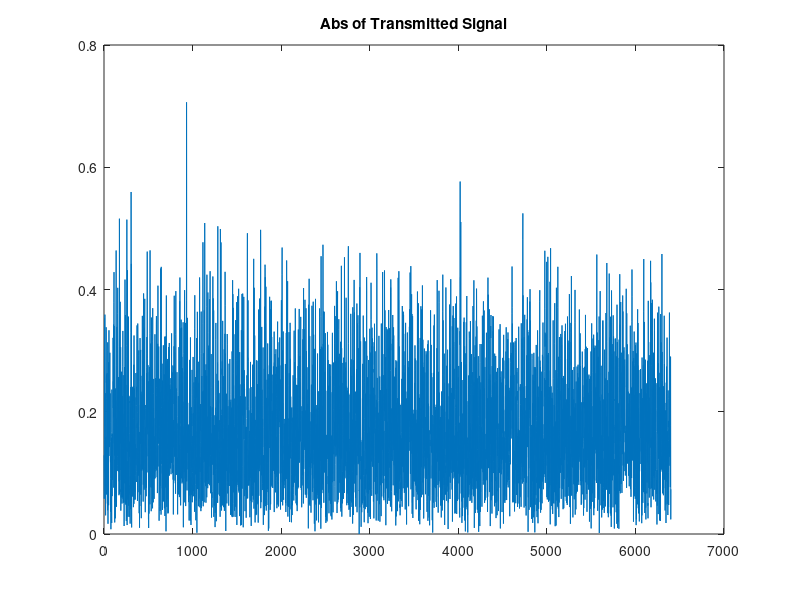

The MATLAB script that drew this image: (Note: this script raises an error after producing the figure.)
clear; 
close all;
%% parametry vysilani
M = 64; % QAM-64
N = 50; % Pocet nosnych

%% Vysilac
M1 = randsrc(M, N, [-3 -1 1 3]) + 1j*randsrc(M, N, [-3 -1 1 3]);
M2 = [M1(1:M/2, :); zeros(M, N); M1(M/2+1:end, :)];
M3 = ifft(M2);

s = reshape(M3, 1, 2*M*N); % Takto uz je signal pripraven k odeslani
pwelch(s); % Spektrum

figure(1);
plot(abs(s));
title('Abs of Transmitted Signal');
figure(2);
histogram(abs(s));
title('Histogram of Abs');
figure(3);
histogram(real(s)); % chova se jako bily sum (gaussovske rozdeleni)
title('Histogram of Real Part');
figure(4);
histogram(imag(s)); % chova se jako bily sum (gaussovske rozdeleni)
title('Histogram of Imaginary Part');
figure(5);
histogram(angle(s)); % Faze
title('Histogram of Phase');

%% Kanal
SNR = 20;
%r = awgn(s,SNR,"measured"); %pridani sumu
r = saleh(s); %ukazuje vliv nelinearity zesilovace → pootoceni celeho konstelaku, protoze jde o OFDM s QAM (kdyby pouze QAM, tak se to bude tykat pouze krajinich podu)

%% Prijimac
s_received = reshape(r, 2*M, N);
M4 = fft(s_received); % FFT

M5 = [M4(1:M/2, :); M4(M + 1:M + M/2, :)];% odstraneni pridanych nul(objevili by se jako bod v konstelacnim diagramu [0,0]

% Recover the transmitted QAM symbols
recovered_symbols = M5(1:M/2, :) + j * M5(M/2 + 1:end, :);%Obnoveni puvodnich QAM symbolu

% Plot constellation diagram of received symbols and original symbols
figure(6);
scatter(real(M1(:)), imag(M1(:)), 'x');
hold on;
scatter(real(recovered_symbols(:)), imag(recovered_symbols(:)), 'r');
title('Constellation Diagram of Original and Received Symbols');
legend('Original Symbols', 'Received Symbols');
grid on;
hold off;

%% Domaci ukol
% Zmena modulace na QPSK
% pridani sumu v cyklu od 0 do 10 dB
% pocitani symbolove chybovosti pri OFDM a vykresleni krivky
